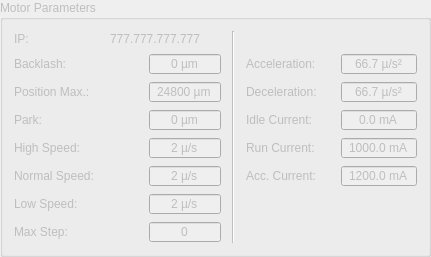
       <widget class="QGroupBox" name="gbMotorParameters">
        <property name="enabled">
         <bool>false</bool>
        </property>
        <property name="title">
         <string>Motor Parameters</string>
        </property>
        <layout class="QGridLayout" name="gridLayout">
         <property name="horizontalSpacing">
          <number>11</number>
         </property>
         <item row="0" column="0">
          <widget class="QLabel" name="lblMotoIP">
           <property name="minimumSize">
            <size>
             <width>0</width>
             <height>0</height>
            </size>
           </property>
           <property name="maximumSize">
            <size>
             <width>16777215</width>
             <height>22</height>
            </size>
           </property>
           <property name="text">
            <string>IP:</string>
           </property>
          </widget>
         </item>
         <item row="0" column="1" colspan="2">
          <widget class="QLineEdit" name="txtMotorIP">
           <property name="minimumSize">
            <size>
             <width>130</width>
             <height>0</height>
            </size>
           </property>
           <property name="maximumSize">
            <size>
             <width>16777215</width>
             <height>22</height>
            </size>
           </property>
           <property name="statusTip">
            <string>Motor IP</string>
           </property>
           <property name="autoFillBackground">
            <bool>false</bool>
           </property>
           <property name="styleSheet">
            <string notr="true">background-color:rgba(0,0,0,0)</string>
           </property>
           <property name="inputMask">
            <string>000.000.000.000</string>
           </property>
           <property name="text">
            <string>777.777.777.777</string>
           </property>
           <property name="frame">
            <bool>false</bool>
           </property>
           <property name="echoMode">
            <enum>QLineEdit::EchoMode::Normal</enum>
           </property>
           <property name="cursorPosition">
            <number>15</number>
           </property>
           <property name="alignment">
            <set>Qt::AlignmentFlag::AlignCenter</set>
           </property>
           <property name="readOnly">
            <bool>true</bool>
           </property>
           <property name="change" stdset="0">
            <bool>false</bool>
           </property>
          </widget>
         </item>
         <item row="0" column="3" rowspan="8">
          <widget class="Line" name="line">
           <property name="orientation">
            <enum>Qt::Orientation::Vertical</enum>
           </property>
          </widget>
         </item>
         <item row="1" column="0">
          <widget class="QLabel" name="lblBackComp">
           <property name="maximumSize">
            <size>
             <width>60</width>
             <height>22</height>
            </size>
           </property>
           <property name="text">
            <string>Backlash:</string>
           </property>
          </widget>
         </item>
         <item row="1" column="2">
          <widget class="QSpinBox" name="spinBacklash">
           <property name="minimumSize">
            <size>
             <width>72</width>
             <height>22</height>
            </size>
           </property>
           <property name="maximumSize">
            <size>
             <width>72</width>
             <height>22</height>
            </size>
           </property>
           <property name="focusPolicy">
            <enum>Qt::FocusPolicy::WheelFocus</enum>
           </property>
           <property name="toolTip">
            <string/>
           </property>
           <property name="statusTip">
            <string>Motor Backlash Compensation</string>
           </property>
           <property name="styleSheet">
            <string notr="true"/>
           </property>
           <property name="frame">
            <bool>true</bool>
           </property>
           <property name="alignment">
            <set>Qt::AlignmentFlag::AlignCenter</set>
           </property>
           <property name="buttonSymbols">
            <enum>QAbstractSpinBox::ButtonSymbols::NoButtons</enum>
           </property>
           <property name="accelerated">
            <bool>true</bool>
           </property>
           <property name="showGroupSeparator" stdset="0">
            <bool>false</bool>
           </property>
           <property name="suffix">
            <string> µm</string>
           </property>
           <property name="prefix">
            <string/>
           </property>
           <property name="maximum">
            <number>300</number>
           </property>
           <property name="stepType">
            <enum>QAbstractSpinBox::StepType::AdaptiveDecimalStepType</enum>
           </property>
           <property name="change" stdset="0">
            <bool>false</bool>
           </property>
          </widget>
         </item>
         <item row="1" column="4">
          <widget class="QLabel" name="lblAcceleration">
           <property name="minimumSize">
            <size>
             <width>84</width>
             <height>22</height>
            </size>
           </property>
           <property name="maximumSize">
            <size>
             <width>80</width>
             <height>22</height>
            </size>
           </property>
           <property name="text">
            <string>Acceleration:</string>
           </property>
          </widget>
         </item>
         <item row="2" column="0" colspan="2">
          <widget class="QLabel" name="lblMaxPos">
           <property name="maximumSize">
            <size>
             <width>100</width>
             <height>22</height>
            </size>
           </property>
           <property name="text">
            <string>Position Max.:</string>
           </property>
          </widget>
         </item>
         <item row="2" column="2">
          <widget class="QSpinBox" name="spinMaxPos">
           <property name="minimumSize">
            <size>
             <width>72</width>
             <height>22</height>
            </size>
           </property>
           <property name="maximumSize">
            <size>
             <width>72</width>
             <height>22</height>
            </size>
           </property>
           <property name="focusPolicy">
            <enum>Qt::FocusPolicy::WheelFocus</enum>
           </property>
           <property name="toolTip">
            <string/>
           </property>
           <property name="statusTip">
            <string>Motor Maximum Position</string>
           </property>
           <property name="styleSheet">
            <string notr="true"/>
           </property>
           <property name="inputMethodHints">
            <set>Qt::InputMethodHint::ImhNone</set>
           </property>
           <property name="frame">
            <bool>true</bool>
           </property>
           <property name="alignment">
            <set>Qt::AlignmentFlag::AlignCenter</set>
           </property>
           <property name="buttonSymbols">
            <enum>QAbstractSpinBox::ButtonSymbols::NoButtons</enum>
           </property>
           <property name="accelerated">
            <bool>true</bool>
           </property>
           <property name="showGroupSeparator" stdset="0">
            <bool>false</bool>
           </property>
           <property name="suffix">
            <string> µm</string>
           </property>
           <property name="minimum">
            <number>24800</number>
           </property>
           <property name="maximum">
            <number>25100</number>
           </property>
           <property name="stepType">
            <enum>QAbstractSpinBox::StepType::AdaptiveDecimalStepType</enum>
           </property>
           <property name="change" stdset="0">
            <bool>false</bool>
           </property>
          </widget>
         </item>
         <item row="2" column="4">
          <widget class="QLabel" name="lblDeceleration">
           <property name="minimumSize">
            <size>
             <width>84</width>
             <height>22</height>
            </size>
           </property>
           <property name="maximumSize">
            <size>
             <width>80</width>
             <height>22</height>
            </size>
           </property>
           <property name="text">
            <string>Deceleration:</string>
           </property>
          </widget>
         </item>
         <item row="3" column="0">
          <widget class="QLabel" name="lblParkPos">
           <property name="maximumSize">
            <size>
             <width>16777215</width>
             <height>22</height>
            </size>
           </property>
           <property name="text">
            <string>Park: </string>
           </property>
          </widget>
         </item>
         <item row="3" column="2">
          <widget class="QSpinBox" name="spinParkPos">
           <property name="minimumSize">
            <size>
             <width>72</width>
             <height>22</height>
            </size>
           </property>
           <property name="maximumSize">
            <size>
             <width>72</width>
             <height>22</height>
            </size>
           </property>
           <property name="focusPolicy">
            <enum>Qt::FocusPolicy::WheelFocus</enum>
           </property>
           <property name="statusTip">
            <string>Motor Park Position</string>
           </property>
           <property name="styleSheet">
            <string notr="true"/>
           </property>
           <property name="frame">
            <bool>true</bool>
           </property>
           <property name="alignment">
            <set>Qt::AlignmentFlag::AlignCenter</set>
           </property>
           <property name="buttonSymbols">
            <enum>QAbstractSpinBox::ButtonSymbols::NoButtons</enum>
           </property>
           <property name="accelerated">
            <bool>true</bool>
           </property>
           <property name="showGroupSeparator" stdset="0">
            <bool>false</bool>
           </property>
           <property name="suffix">
            <string> µm</string>
           </property>
           <property name="maximum">
            <number>25100</number>
           </property>
           <property name="stepType">
            <enum>QAbstractSpinBox::StepType::AdaptiveDecimalStepType</enum>
           </property>
           <property name="change" stdset="0">
            <bool>false</bool>
           </property>
          </widget>
         </item>
         <item row="3" column="4">
          <widget class="QLabel" name="lblIdleCurrent">
           <property name="minimumSize">
            <size>
             <width>80</width>
             <height>22</height>
            </size>
           </property>
           <property name="maximumSize">
            <size>
             <width>80</width>
             <height>22</height>
            </size>
           </property>
           <property name="text">
            <string>Idle Current:</string>
           </property>
          </widget>
         </item>
         <item row="4" column="0">
          <widget class="QLabel" name="lblMaxSpeed">
           <property name="maximumSize">
            <size>
             <width>100</width>
             <height>16777215</height>
            </size>
           </property>
           <property name="text">
            <string>High Speed:</string>
           </property>
          </widget>
         </item>
         <item row="4" column="2">
          <widget class="QSpinBox" name="spinMaxSpeed">
           <property name="minimumSize">
            <size>
             <width>72</width>
             <height>22</height>
            </size>
           </property>
           <property name="maximumSize">
            <size>
             <width>72</width>
             <height>22</height>
            </size>
           </property>
           <property name="focusPolicy">
            <enum>Qt::FocusPolicy::WheelFocus</enum>
           </property>
           <property name="statusTip">
            <string>Motor Maximum Speed</string>
           </property>
           <property name="frame">
            <bool>true</bool>
           </property>
           <property name="alignment">
            <set>Qt::AlignmentFlag::AlignCenter</set>
           </property>
           <property name="buttonSymbols">
            <enum>QAbstractSpinBox::ButtonSymbols::NoButtons</enum>
           </property>
           <property name="accelerated">
            <bool>true</bool>
           </property>
           <property name="showGroupSeparator" stdset="0">
            <bool>false</bool>
           </property>
           <property name="suffix">
            <string> µ/s</string>
           </property>
           <property name="minimum">
            <number>2</number>
           </property>
           <property name="maximum">
            <number>750</number>
           </property>
           <property name="stepType">
            <enum>QAbstractSpinBox::StepType::AdaptiveDecimalStepType</enum>
           </property>
           <property name="change" stdset="0">
            <bool>false</bool>
           </property>
          </widget>
         </item>
         <item row="4" column="4">
          <widget class="QLabel" name="lblRunCurrent">
           <property name="minimumSize">
            <size>
             <width>80</width>
             <height>22</height>
            </size>
           </property>
           <property name="maximumSize">
            <size>
             <width>80</width>
             <height>22</height>
            </size>
           </property>
           <property name="text">
            <string>Run Current:</string>
           </property>
          </widget>
         </item>
         <item row="5" column="0" colspan="2">
          <widget class="QLabel" name="lblNormSpeed">
           <property name="maximumSize">
            <size>
             <width>100</width>
             <height>16777215</height>
            </size>
           </property>
           <property name="text">
            <string>Normal Speed:</string>
           </property>
          </widget>
         </item>
         <item row="5" column="2">
          <widget class="QSpinBox" name="spinNormalSpeed">
           <property name="minimumSize">
            <size>
             <width>72</width>
             <height>22</height>
            </size>
           </property>
           <property name="maximumSize">
            <size>
             <width>72</width>
             <height>22</height>
            </size>
           </property>
           <property name="focusPolicy">
            <enum>Qt::FocusPolicy::WheelFocus</enum>
           </property>
           <property name="statusTip">
            <string>Motor Normal Speed</string>
           </property>
           <property name="frame">
            <bool>true</bool>
           </property>
           <property name="alignment">
            <set>Qt::AlignmentFlag::AlignCenter</set>
           </property>
           <property name="buttonSymbols">
            <enum>QAbstractSpinBox::ButtonSymbols::NoButtons</enum>
           </property>
           <property name="accelerated">
            <bool>true</bool>
           </property>
           <property name="showGroupSeparator" stdset="0">
            <bool>false</bool>
           </property>
           <property name="suffix">
            <string> µ/s</string>
           </property>
           <property name="minimum">
            <number>2</number>
           </property>
           <property name="maximum">
            <number>500</number>
           </property>
           <property name="stepType">
            <enum>QAbstractSpinBox::StepType::AdaptiveDecimalStepType</enum>
           </property>
           <property name="change" stdset="0">
            <bool>false</bool>
           </property>
          </widget>
         </item>
         <item row="5" column="4">
          <widget class="QLabel" name="lblAccCurrent">
           <property name="minimumSize">
            <size>
             <width>80</width>
             <height>22</height>
            </size>
           </property>
           <property name="maximumSize">
            <size>
             <width>80</width>
             <height>22</height>
            </size>
           </property>
           <property name="text">
            <string>Acc. Current:</string>
           </property>
          </widget>
         </item>
         <item row="6" column="0">
          <widget class="QLabel" name="lblLowSpeed">
           <property name="maximumSize">
            <size>
             <width>71</width>
             <height>16777215</height>
            </size>
           </property>
           <property name="text">
            <string>Low Speed:</string>
           </property>
          </widget>
         </item>
         <item row="7" column="0">
          <widget class="QLabel" name="lblMaxStep">
           <property name="maximumSize">
            <size>
             <width>62</width>
             <height>16777215</height>
            </size>
           </property>
           <property name="text">
            <string>Max Step:</string>
           </property>
          </widget>
         </item>
         <item row="7" column="2">
          <widget class="QSpinBox" name="spinMaxStep">
           <property name="minimumSize">
            <size>
             <width>72</width>
             <height>22</height>
            </size>
           </property>
           <property name="maximumSize">
            <size>
             <width>72</width>
             <height>22</height>
            </size>
           </property>
           <property name="focusPolicy">
            <enum>Qt::FocusPolicy::WheelFocus</enum>
           </property>
           <property name="statusTip">
            <string>Motor Max Step</string>
           </property>
           <property name="frame">
            <bool>true</bool>
           </property>
           <property name="alignment">
            <set>Qt::AlignmentFlag::AlignCenter</set>
           </property>
           <property name="buttonSymbols">
            <enum>QAbstractSpinBox::ButtonSymbols::NoButtons</enum>
           </property>
           <property name="accelerated">
            <bool>true</bool>
           </property>
           <property name="showGroupSeparator" stdset="0">
            <bool>false</bool>
           </property>
           <property name="maximum">
            <number>99999</number>
           </property>
           <property name="stepType">
            <enum>QAbstractSpinBox::StepType::AdaptiveDecimalStepType</enum>
           </property>
           <property name="change" stdset="0">
            <bool>false</bool>
           </property>
          </widget>
         </item>
         <item row="1" column="5">
          <widget class="QDoubleSpinBox" name="spinAcceleration">
           <property name="minimumSize">
            <size>
             <width>76</width>
             <height>22</height>
            </size>
           </property>
           <property name="maximumSize">
            <size>
             <width>76</width>
             <height>22</height>
            </size>
           </property>
           <property name="focusPolicy">
            <enum>Qt::FocusPolicy::WheelFocus</enum>
           </property>
           <property name="statusTip">
            <string>Motor Acceleration Rate</string>
           </property>
           <property name="frame">
            <bool>true</bool>
           </property>
           <property name="alignment">
            <set>Qt::AlignmentFlag::AlignCenter</set>
           </property>
           <property name="buttonSymbols">
            <enum>QAbstractSpinBox::ButtonSymbols::NoButtons</enum>
           </property>
           <property name="accelerated">
            <bool>true</bool>
           </property>
           <property name="showGroupSeparator" stdset="0">
            <bool>false</bool>
           </property>
           <property name="suffix">
            <string> µ/s²</string>
           </property>
           <property name="decimals">
            <number>1</number>
           </property>
           <property name="minimum">
            <double>66.700000000000003</double>
           </property>
           <property name="maximum">
            <double>2000.000000000000000</double>
           </property>
           <property name="change" stdset="0">
            <bool>false</bool>
           </property>
          </widget>
         </item>
         <item row="2" column="5">
          <widget class="QDoubleSpinBox" name="spinDeceleration">
           <property name="minimumSize">
            <size>
             <width>76</width>
             <height>22</height>
            </size>
           </property>
           <property name="maximumSize">
            <size>
             <width>76</width>
             <height>22</height>
            </size>
           </property>
           <property name="focusPolicy">
            <enum>Qt::FocusPolicy::WheelFocus</enum>
           </property>
           <property name="statusTip">
            <string>Motor Deceleration Rate</string>
           </property>
           <property name="frame">
            <bool>true</bool>
           </property>
           <property name="alignment">
            <set>Qt::AlignmentFlag::AlignCenter</set>
           </property>
           <property name="buttonSymbols">
            <enum>QAbstractSpinBox::ButtonSymbols::NoButtons</enum>
           </property>
           <property name="accelerated">
            <bool>true</bool>
           </property>
           <property name="showGroupSeparator" stdset="0">
            <bool>false</bool>
           </property>
           <property name="suffix">
            <string> µ/s²</string>
           </property>
           <property name="decimals">
            <number>1</number>
           </property>
           <property name="minimum">
            <double>66.700000000000003</double>
           </property>
           <property name="maximum">
            <double>2666.699999999999818</double>
           </property>
           <property name="change" stdset="0">
            <bool>false</bool>
           </property>
          </widget>
         </item>
         <item row="3" column="5">
          <widget class="QDoubleSpinBox" name="spinIdleCurrent">
           <property name="minimumSize">
            <size>
             <width>76</width>
             <height>22</height>
            </size>
           </property>
           <property name="maximumSize">
            <size>
             <width>76</width>
             <height>22</height>
            </size>
           </property>
           <property name="focusPolicy">
            <enum>Qt::FocusPolicy::WheelFocus</enum>
           </property>
           <property name="statusTip">
            <string>Motor Idle Current</string>
           </property>
           <property name="frame">
            <bool>true</bool>
           </property>
           <property name="alignment">
            <set>Qt::AlignmentFlag::AlignCenter</set>
           </property>
           <property name="buttonSymbols">
            <enum>QAbstractSpinBox::ButtonSymbols::NoButtons</enum>
           </property>
           <property name="accelerated">
            <bool>true</bool>
           </property>
           <property name="showGroupSeparator" stdset="0">
            <bool>false</bool>
           </property>
           <property name="suffix">
            <string> mA</string>
           </property>
           <property name="decimals">
            <number>1</number>
           </property>
           <property name="maximum">
            <double>3000.000000000000000</double>
           </property>
           <property name="change" stdset="0">
            <bool>false</bool>
           </property>
          </widget>
         </item>
         <item row="4" column="5">
          <widget class="QDoubleSpinBox" name="spinRunCurrent">
           <property name="minimumSize">
            <size>
             <width>76</width>
             <height>22</height>
            </size>
           </property>
           <property name="maximumSize">
            <size>
             <width>76</width>
             <height>22</height>
            </size>
           </property>
           <property name="focusPolicy">
            <enum>Qt::FocusPolicy::WheelFocus</enum>
           </property>
           <property name="statusTip">
            <string>Motor Run Current</string>
           </property>
           <property name="frame">
            <bool>true</bool>
           </property>
           <property name="alignment">
            <set>Qt::AlignmentFlag::AlignCenter</set>
           </property>
           <property name="buttonSymbols">
            <enum>QAbstractSpinBox::ButtonSymbols::NoButtons</enum>
           </property>
           <property name="accelerated">
            <bool>true</bool>
           </property>
           <property name="showGroupSeparator" stdset="0">
            <bool>false</bool>
           </property>
           <property name="suffix">
            <string> mA</string>
           </property>
           <property name="decimals">
            <number>1</number>
           </property>
           <property name="minimum">
            <double>1000.000000000000000</double>
           </property>
           <property name="maximum">
            <double>2000.000000000000000</double>
           </property>
           <property name="change" stdset="0">
            <bool>false</bool>
           </property>
          </widget>
         </item>
         <item row="5" column="5">
          <widget class="QDoubleSpinBox" name="spinAccCurrent">
           <property name="minimumSize">
            <size>
             <width>76</width>
             <height>22</height>
            </size>
           </property>
           <property name="maximumSize">
            <size>
             <width>76</width>
             <height>22</height>
            </size>
           </property>
           <property name="focusPolicy">
            <enum>Qt::FocusPolicy::WheelFocus</enum>
           </property>
           <property name="statusTip">
            <string>Motor Acceleration Current</string>
           </property>
           <property name="frame">
            <bool>true</bool>
           </property>
           <property name="alignment">
            <set>Qt::AlignmentFlag::AlignCenter</set>
           </property>
           <property name="buttonSymbols">
            <enum>QAbstractSpinBox::ButtonSymbols::NoButtons</enum>
           </property>
           <property name="accelerated">
            <bool>true</bool>
           </property>
           <property name="showGroupSeparator" stdset="0">
            <bool>false</bool>
           </property>
           <property name="suffix">
            <string> mA</string>
           </property>
           <property name="decimals">
            <number>1</number>
           </property>
           <property name="minimum">
            <double>1200.000000000000000</double>
           </property>
           <property name="maximum">
            <double>2000.000000000000000</double>
           </property>
           <property name="singleStep">
            <double>0.100000000000000</double>
           </property>
           <property name="stepType">
            <enum>QAbstractSpinBox::StepType::DefaultStepType</enum>
           </property>
           <property name="change" stdset="0">
            <bool>false</bool>
           </property>
          </widget>
         </item>
         <item row="6" column="2">
          <widget class="QSpinBox" name="spinLowSpeed">
           <property name="minimumSize">
            <size>
             <width>72</width>
             <height>22</height>
            </size>
           </property>
           <property name="maximumSize">
            <size>
             <width>72</width>
             <height>22</height>
            </size>
           </property>
           <property name="focusPolicy">
            <enum>Qt::FocusPolicy::WheelFocus</enum>
           </property>
           <property name="statusTip">
            <string>Motor Low Speed</string>
           </property>
           <property name="frame">
            <bool>true</bool>
           </property>
           <property name="alignment">
            <set>Qt::AlignmentFlag::AlignCenter</set>
           </property>
           <property name="buttonSymbols">
            <enum>QAbstractSpinBox::ButtonSymbols::NoButtons</enum>
           </property>
           <property name="accelerated">
            <bool>true</bool>
           </property>
           <property name="showGroupSeparator" stdset="0">
            <bool>false</bool>
           </property>
           <property name="suffix">
            <string> µ/s</string>
           </property>
           <property name="minimum">
            <number>2</number>
           </property>
           <property name="maximum">
            <number>167</number>
           </property>
           <property name="change" stdset="0">
            <bool>false</bool>
           </property>
          </widget>
         </item>
        </layout>
       </widget>
